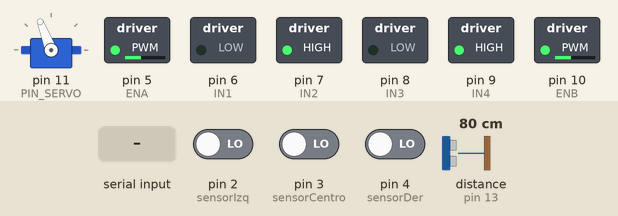
A sketch run on a simulated Arduino Leonardo, built with avr-gcc and run on an emulated ATmega32U4. On the bench: servo, switched loads named in the sketch (green lamp = pin HIGH). Wiring (inferred from the names in the program): ultrasonic range finder: trigger pin 12; echo pin 13. The inputs (shaded band) are chosen by the test bench; at power-on: pin 2 (sensorIzq) LOW, pin 3 (sensorCentro) LOW, pin 4 (sensorDer) LOW, distance to the obstacle (sensor on pin 13) 80 cm. The echo pulse lasts 58.3 µs per cm; pins used as bus, display or sensor lines are not drawn; what the sketch prints to the serial monitor is not drawn.

Above: at 1.27 s.
1.3 s: pin 2 (sensorIzq) driven HIGH
At 1.45 s:
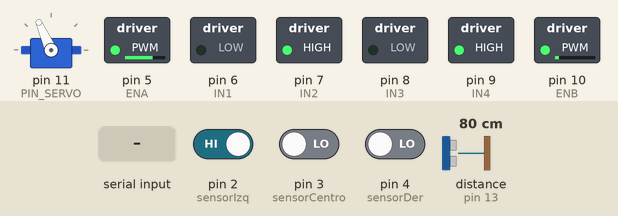
4.3 s: pin 3 (sensorCentro) driven HIGH
At 4.59 s:
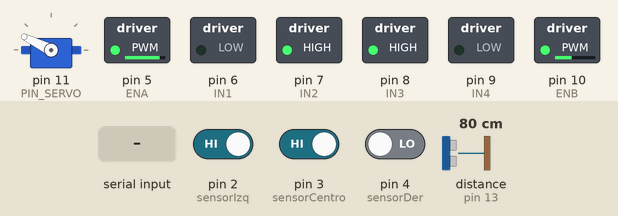
7.3 s: pin 4 (sensorDer) driven HIGH
At 7.49 s:
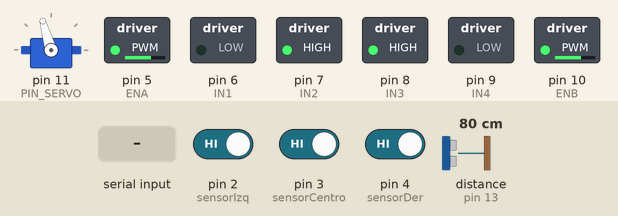
10.3 s: "STOP\n" received over the second serial link
At 10.45 s:
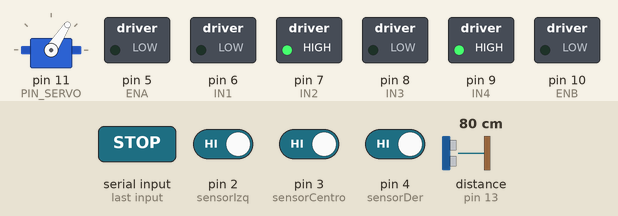
13.3 s: distance to the obstacle (sensor on pin 13) set to 2 cm
16.3 s: "START\n" received over the second serial link
At 16.47 s:
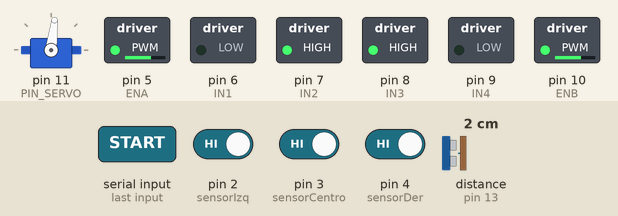
Timing chart, 0 to 22.3 s (numbered marks = the images above; inputs shaded):
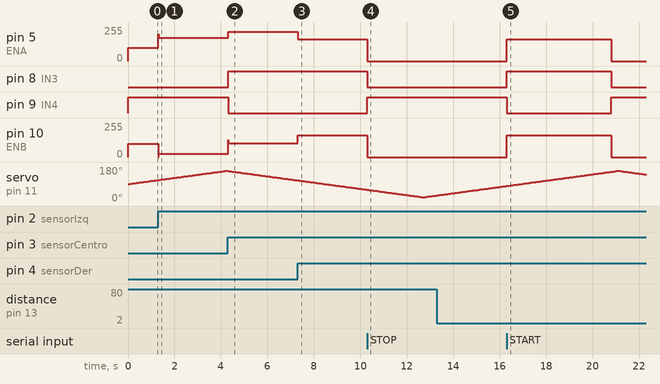

Measured:
- after the input at 1.3 s, pin 5 (ENA): 100/255 → 175/255 at once; pin 10 (ENB): 100/255 → 25/255 at once
- after the input at 4.3 s, pin 5 (ENA): 175/255 → 220/255 at once; pin 8 (IN3): LOW → HIGH at once; pin 9 (IN4): HIGH → LOW at once; pin 10 (ENB): 25/255 → 105/255 at once
- after the input at 7.3 s, pin 5 (ENA): 220/255 → 165/255 at once; pin 10 (ENB): 105/255 → 165/255 at once
- after the input at 10.3 s, pin 5 (ENA), pin 10 (ENB): 165/255 → 0/255 after 0.01 s instead of 1.5 s; pin 8 (IN3): HIGH → LOW after 0.01 s instead of 1.5 s; pin 9 (IN4): LOW → HIGH after 0.01 s instead of 1.5 s
- after the input at 16.3 s, pin 5 (ENA), pin 10 (ENB): 0/255 → 165/255 at once, → 0/255 4.5 s later; pin 8 (IN3): LOW → HIGH at once, → LOW 4.5 s later; pin 9 (IN4): HIGH → LOW at once, → HIGH 4.5 s later
- by itself, servo on pin 11 (PIN_SERVO): rises from 80° to 160° in 4.7 s, then falls to 140° in 1.2 s

The sketch:

Codigo_Arduino.ino
```cpp
#include <Servo.h>
#include <stdlib.h>
#include <string.h>

// Robot seguidor de linea negra + radar decorativo (Mega 2560)
// QTR: LOW = negro, HIGH = blanco. Motores conservan sentido V2.3.
const byte sensorIzq=2, sensorCentro=3, sensorDer=4;
const byte ENA=5, IN1=6, IN2=7, ENB=10, IN3=8, IN4=9;
const byte PIN_SERVO=11, PIN_TRIG=12, PIN_ECHO=13;

float Kp=75.0, Ki=0.0, Kd=25.0;
int velocidadBase=100, error=0, ultimoError=0, ultimaDireccion=0;
float P=0, I=0, D=0, correccion=0;
const int REFUERZO_CURVA=55, MAX_RETROCESO_CURVA=180, MAX_AVANCE_CURVA=220;
const int velocidadBusqueda=165;
const unsigned long timeoutBusqueda=4500;
bool lineaPerdida=false;
unsigned long inicioPerdida=0, ultimoPID=0;
const unsigned long INTERVALO_PID=15;

Servo servoRadar;
int anguloRadar=90, distanciaRadar=-1;
bool radarActivo=true, robotActivo=true;
const int ANGULO_MIN=20, ANGULO_MAX=160;
int direccionRadar=1;
unsigned long ultimoPasoRadar=0, ultimoEco=0, ultimoCambioAngulo=0;
const unsigned long INTERVALO_PASO_RADAR=60, INTERVALO_ECO=65;
const unsigned long TIMEOUT_ECO=12000;
const unsigned long ESTABILIZACION_SERVO=35;

// Estados compatibles con el dashboard: 0=seguimiento, 16=busqueda, 17=parado.
int estadoActual=0;
char bufferComando[32];
byte indiceComando=0;
unsigned long ultimaTelemetria=0;
const unsigned long INTERVALO_TELEMETRIA=150;

void moverMotores(int velocidadIzq, int velocidadDer) {
  velocidadIzq=constrain(velocidadIzq,-255,255);
  velocidadDer=constrain(velocidadDer,-255,255);
  if (velocidadIzq>=0) {digitalWrite(IN1,LOW);digitalWrite(IN2,HIGH);analogWrite(ENA,velocidadIzq);}
  else {digitalWrite(IN1,HIGH);digitalWrite(IN2,LOW);analogWrite(ENA,-velocidadIzq);}
  if (velocidadDer>=0) {digitalWrite(IN3,LOW);digitalWrite(IN4,HIGH);analogWrite(ENB,velocidadDer);}
  else {digitalWrite(IN3,HIGH);digitalWrite(IN4,LOW);analogWrite(ENB,-velocidadDer);}
}

void reiniciarPID() {
  error=0; ultimoError=0; ultimaDireccion=0;
  P=0; I=0; D=0; correccion=0;
  lineaPerdida=false; inicioPerdida=0;
}

void buscarLinea() {
  estadoActual=16;
  if (millis()-inicioPerdida>=timeoutBusqueda) {moverMotores(0,0);return;}
  if (ultimaDireccion<0) moverMotores(-velocidadBusqueda,velocidadBusqueda);
  else moverMotores(velocidadBusqueda,-velocidadBusqueda);
}

void seguirLinea() {
  if (millis()-ultimoPID<INTERVALO_PID) return;
  ultimoPID=millis();
  int izq=digitalRead(sensorIzq), centro=digitalRead(sensorCentro), der=digitalRead(sensorDer);
  if (izq==HIGH && centro==HIGH && der==HIGH) {
    if (!lineaPerdida) {lineaPerdida=true;inicioPerdida=millis();}
    buscarLinea();
    return;
  }
  if (lineaPerdida) {lineaPerdida=false;ultimoError=0;I=0;}
  estadoActual=0;
  if (izq==HIGH && centro==LOW && der==HIGH) error=0;
  else if (izq==LOW && centro==LOW && der==HIGH) error=-1;
  else if (izq==LOW && centro==HIGH && der==HIGH) error=-2;
  else if (izq==HIGH && centro==LOW && der==LOW) error=1;
  else if (izq==HIGH && centro==HIGH && der==LOW) error=2;
  // Patrones ambiguos conservan ultimo error, igual que V2.3.
  if (error<0) ultimaDireccion=-1;
  else if (error>0) ultimaDireccion=1;
  P=error;
  I=constrain(I+error,-100.0f,100.0f);
  D=error-ultimoError;
  correccion=Kp*P+Ki*I+Kd*D;
  ultimoError=error;
  if (error==-2) correccion-=REFUERZO_CURVA;
  else if (error==2) correccion+=REFUERZO_CURVA;
  int velocidadIzq=constrain((int)(velocidadBase+correccion),-MAX_RETROCESO_CURVA,MAX_AVANCE_CURVA);
  int velocidadDer=constrain((int)(velocidadBase-correccion),-MAX_RETROCESO_CURVA,MAX_AVANCE_CURVA);
  moverMotores(velocidadIzq,velocidadDer);
}

int medirDistancia() {
  digitalWrite(PIN_TRIG,LOW);delayMicroseconds(2);
  digitalWrite(PIN_TRIG,HIGH);delayMicroseconds(10);
  digitalWrite(PIN_TRIG,LOW);
  unsigned long duracion=pulseIn(PIN_ECHO,HIGH,TIMEOUT_ECO);
  if (duracion==0) return -1;
  int cm=(int)(duracion*0.0343f/2.0f);
  return (cm>=2 && cm<=400) ? cm : -1;
}

void actualizarRadar() {
  if (!radarActivo) return;
  unsigned long ahora=millis();
  if (ahora-ultimoPasoRadar>=INTERVALO_PASO_RADAR) {
    ultimoPasoRadar=ahora;
    anguloRadar+=direccionRadar;
    if (anguloRadar>=ANGULO_MAX) {anguloRadar=ANGULO_MAX;direccionRadar=-1;}
    if (anguloRadar<=ANGULO_MIN) {anguloRadar=ANGULO_MIN;direccionRadar=1;}
    servoRadar.write(anguloRadar);
    ultimoCambioAngulo=ahora;
  }
  if (ahora-ultimoEco>=INTERVALO_ECO && ahora-ultimoCambioAngulo>=ESTABILIZACION_SERVO) {
    ultimoEco=ahora;
    distanciaRadar=medirDistancia();
  }
}

void procesarComando(char *comando) {
  for (byte i=0;comando[i];i++) if (comando[i]>='a' && comando[i]<='z') comando[i]-=32;
  if (!strcmp(comando,"START")) {reiniciarPID();robotActivo=true;estadoActual=0;Serial1.println("OK: START");return;}
  if (!strcmp(comando,"STOP")) {robotActivo=false;estadoActual=17;moverMotores(0,0);Serial1.println("OK: STOP");return;}
  if (!strcmp(comando,"STATUS")) {
    Serial1.print("ACTIVO=");Serial1.println(robotActivo?1:0);
    Serial1.print("ESTADO=");Serial1.println(estadoActual);
    Serial1.print("KP=");Serial1.println(Kp,2);
    Serial1.print("KI=");Serial1.println(Ki,2);
    Serial1.print("KD=");Serial1.println(Kd,2);
    Serial1.print("VEL=");Serial1.println(velocidadBase);
    Serial1.print("RADAR=");Serial1.println(radarActivo?"ON":"OFF");
    Serial1.println("EVASION=OFF (DESHABILITADA)");return;
  }
  if (!strcmp(comando,"DIST")) {Serial1.print("ANGULO=");Serial1.println(anguloRadar);Serial1.print("DISTANCIA=");Serial1.println(distanciaRadar);return;}
  if (!strncmp(comando,"KP=",3)) {Kp=atof(comando+3);reiniciarPID();Serial1.println("OK: KP");return;}
  if (!strncmp(comando,"KI=",3)) {Ki=atof(comando+3);reiniciarPID();Serial1.println("OK: KI");return;}
  if (!strncmp(comando,"KD=",3)) {Kd=atof(comando+3);reiniciarPID();Serial1.println("OK: KD");return;}
  if (!strncmp(comando,"VEL=",4)) {velocidadBase=constrain(atoi(comando+4),0,255);Serial1.println("OK: VEL");return;}
  if (!strcmp(comando,"RADAR ON")) {radarActivo=true;ultimoPasoRadar=millis();Serial1.println("OK: RADAR ON");return;}
  if (!strcmp(comando,"RADAR OFF")) {radarActivo=false;distanciaRadar=-1;Serial1.println("OK: RADAR OFF");return;}
  if (!strcmp(comando,"EVASION ON") || !strcmp(comando,"EVASION OFF")) {Serial1.println("OK: EVASION DESHABILITADA");return;}
  Serial1.println("ERROR: COMANDO");
}

void leerBluetooth() {
  byte procesados=0;
  while (Serial1.available() && procesados<32) {
    char c=Serial1.read();procesados++;
    if (c=='\n' || c=='\r') {
      if (indiceComando) {bufferComando[indiceComando]='\0';procesarComando(bufferComando);indiceComando=0;}
    } else if (indiceComando<sizeof(bufferComando)-1) bufferComando[indiceComando++]=c;
    else indiceComando=0;
  }
}

void enviarTelemetria() {
  if (millis()-ultimaTelemetria<INTERVALO_TELEMETRIA) return;
  ultimaTelemetria=millis();
  Serial1.print('$');Serial1.print(robotActivo?1:0);Serial1.print(',');
  Serial1.print(error);Serial1.print(',');Serial1.print(anguloRadar);Serial1.print(',');
  Serial1.print(distanciaRadar);Serial1.print(',');Serial1.println(estadoActual);
}

void setup() {
  Serial.begin(115200);Serial1.begin(9600);
  pinMode(sensorIzq,INPUT);pinMode(sensorCentro,INPUT);pinMode(sensorDer,INPUT);
  pinMode(ENA,OUTPUT);pinMode(IN1,OUTPUT);pinMode(IN2,OUTPUT);
  pinMode(ENB,OUTPUT);pinMode(IN3,OUTPUT);pinMode(IN4,OUTPUT);
  pinMode(PIN_TRIG,OUTPUT);pinMode(PIN_ECHO,INPUT);
  digitalWrite(PIN_TRIG,LOW);moverMotores(0,0);
  servoRadar.attach(PIN_SERVO);servoRadar.write(anguloRadar);
  ultimoPasoRadar=millis();ultimoCambioAngulo=millis();
  Serial.println("ROBOT PID + RADAR V3.0 (SIN EVASION)");
  Serial1.println("ROBOT PID + RADAR V3.0 (SIN EVASION)");
}

void loop() {
  leerBluetooth();
  actualizarRadar();
  if (robotActivo) seguirLinea();
  else {moverMotores(0,0);estadoActual=17;}
  enviarTelemetria();
}
```
